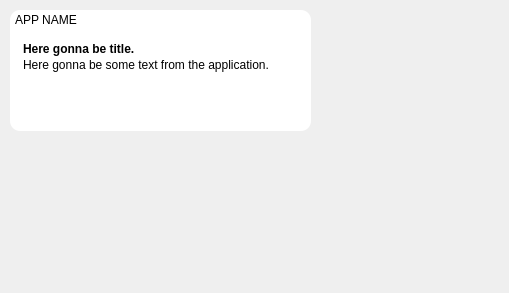
<?xml version="1.0" encoding="UTF-8"?>
<ui version="4.0">
 <class>notification</class>
 <widget class="QWidget" name="notification">
  <property name="geometry">
   <rect>
    <x>0</x>
    <y>0</y>
    <width>509</width>
    <height>293</height>
   </rect>
  </property>
  <property name="windowTitle">
   <string>Form</string>
  </property>
  <property name="windowOpacity">
   <double>0.900000000000000</double>
  </property>
  <property name="defaultOpacity" stdset="0">
   <double>0.800000000000000</double>
  </property>
  <property name="hoveredOpacity" stdset="0">
   <double>0.200000000000000</double>
  </property>
  <property name="defaultBlur" stdset="0">
   <double>1.000000000000000</double>
  </property>
  <property name="hoveredBlur" stdset="0">
   <double>10.000000000000000</double>
  </property>
  <property name="defaultMonitor" stdset="0">
   <number>-1</number>
  </property>
  <property name="endBlur" stdset="0">
   <double>15.000000000000000</double>
  </property>
  <property name="notificationDuration" stdset="0">
   <number>6500</number>
  </property>
  <property name="spawnDuration" stdset="0">
   <number>200</number>
  </property>
  <property name="disappearDuration" stdset="0">
   <number>600</number>
  </property>
  <property name="defaultShadowColor" stdset="0">
   <color>
    <red>0</red>
    <green>0</green>
    <blue>0</blue>
   </color>
  </property>
  <property name="focusedShadowColor" stdset="0">
   <color>
    <red>255</red>
    <green>255</green>
    <blue>255</blue>
   </color>
  </property>
  <property name="textShadowColor" stdset="0">
   <color>
    <red>0</red>
    <green>0</green>
    <blue>0</blue>
   </color>
  </property>
  <widget class="QWidget" name="notification_widget" native="true">
   <property name="geometry">
    <rect>
     <x>0</x>
     <y>0</y>
     <width>321</width>
     <height>141</height>
    </rect>
   </property>
   <widget class="QFrame" name="notification_frame">
    <property name="geometry">
     <rect>
      <x>10</x>
      <y>10</y>
      <width>301</width>
      <height>121</height>
     </rect>
    </property>
    <property name="styleSheet">
     <string notr="true">border-radius: 10px;
background-color: white;
border-style:none;</string>
    </property>
    <property name="frameShape">
     <enum>QFrame::StyledPanel</enum>
    </property>
    <property name="frameShadow">
     <enum>QFrame::Raised</enum>
    </property>
    <property name="lineWidth">
     <number>6</number>
    </property>
    <property name="midLineWidth">
     <number>3</number>
    </property>
    <widget class="QWidget" name="app_title" native="true">
     <property name="geometry">
      <rect>
       <x>0</x>
       <y>0</y>
       <width>301</width>
       <height>29</height>
      </rect>
     </property>
     <property name="styleSheet">
      <string notr="true">background-color:rgba(255, 255, 255, 0);
border-style: none;</string>
     </property>
     <widget class="QWidget" name="layoutWidget">
      <property name="geometry">
       <rect>
        <x>0</x>
        <y>0</y>
        <width>301</width>
        <height>34</height>
       </rect>
      </property>
      <property name="styleSheet">
       <string notr="true">background-color:rgba(255, 255, 255, 0);
border-style: none;</string>
      </property>
      <layout class="QHBoxLayout" name="app_title_layout" stretch="2">
       <property name="spacing">
        <number>6</number>
       </property>
       <property name="sizeConstraint">
        <enum>QLayout::SetFixedSize</enum>
       </property>
       <property name="leftMargin">
        <number>5</number>
       </property>
       <property name="topMargin">
        <number>3</number>
       </property>
       <item>
        <widget class="QLabel" name="app_name_label">
         <property name="minimumSize">
          <size>
           <width>0</width>
           <height>20</height>
          </size>
         </property>
         <property name="maximumSize">
          <size>
           <width>300</width>
           <height>20</height>
          </size>
         </property>
         <property name="styleSheet">
          <string notr="true">background-color:rgba(255, 255, 255, 0);
border-style: none;</string>
         </property>
         <property name="text">
          <string>APP NAME</string>
         </property>
         <property name="alignment">
          <set>Qt::AlignHCenter|Qt::AlignTop</set>
         </property>
        </widget>
       </item>
      </layout>
     </widget>
    </widget>
    <widget class="QWidget" name="body" native="true">
     <property name="geometry">
      <rect>
       <x>0</x>
       <y>30</y>
       <width>301</width>
       <height>91</height>
      </rect>
     </property>
     <property name="styleSheet">
      <string notr="true">background-color:rgba(255, 255, 255, 0);
border-style: none;</string>
     </property>
     <widget class="QWidget" name="layoutWidget_2">
      <property name="geometry">
       <rect>
        <x>0</x>
        <y>0</y>
        <width>301</width>
        <height>94</height>
       </rect>
      </property>
      <property name="styleSheet">
       <string notr="true">background-color:rgba(255, 255, 255, 0);
border-style: none;</string>
      </property>
      <layout class="QHBoxLayout" name="body_layou_vert" stretch="1">
       <property name="spacing">
        <number>3</number>
       </property>
       <property name="sizeConstraint">
        <enum>QLayout::SetMaximumSize</enum>
       </property>
       <property name="leftMargin">
        <number>4</number>
       </property>
       <property name="topMargin">
        <number>0</number>
       </property>
       <property name="bottomMargin">
        <number>3</number>
       </property>
       <item>
        <widget class="QWidget" name="body_widget" native="true">
         <property name="sizePolicy">
          <sizepolicy hsizetype="Ignored" vsizetype="Fixed">
           <horstretch>49</horstretch>
           <verstretch>0</verstretch>
          </sizepolicy>
         </property>
         <property name="minimumSize">
          <size>
           <width>200</width>
           <height>0</height>
          </size>
         </property>
         <property name="maximumSize">
          <size>
           <width>290</width>
           <height>90</height>
          </size>
         </property>
         <property name="sizeIncrement">
          <size>
           <width>500</width>
           <height>0</height>
          </size>
         </property>
         <property name="baseSize">
          <size>
           <width>300</width>
           <height>0</height>
          </size>
         </property>
         <property name="styleSheet">
          <string notr="true">background-color:rgba(255, 255, 255, 0);
border-style: none;</string>
         </property>
         <layout class="QVBoxLayout" name="body_layout" stretch="0,1">
          <property name="spacing">
           <number>2</number>
          </property>
          <property name="sizeConstraint">
           <enum>QLayout::SetNoConstraint</enum>
          </property>
          <property name="topMargin">
           <number>2</number>
          </property>
          <item>
           <widget class="QLabel" name="body_title_label">
            <property name="sizePolicy">
             <sizepolicy hsizetype="Ignored" vsizetype="Preferred">
              <horstretch>0</horstretch>
              <verstretch>0</verstretch>
             </sizepolicy>
            </property>
            <property name="minimumSize">
             <size>
              <width>200</width>
              <height>0</height>
             </size>
            </property>
            <property name="maximumSize">
             <size>
              <width>280</width>
              <height>20</height>
             </size>
            </property>
            <property name="font">
             <font>
              <bold>true</bold>
             </font>
            </property>
            <property name="styleSheet">
             <string notr="true">background-color:rgba(255, 255, 255, 0);
border-style: none;</string>
            </property>
            <property name="text">
             <string>Here gonna be title.</string>
            </property>
            <property name="textFormat">
             <enum>Qt::MarkdownText</enum>
            </property>
            <property name="alignment">
             <set>Qt::AlignLeading|Qt::AlignLeft|Qt::AlignTop</set>
            </property>
           </widget>
          </item>
          <item>
           <widget class="QLabel" name="body_label">
            <property name="sizePolicy">
             <sizepolicy hsizetype="Ignored" vsizetype="Preferred">
              <horstretch>0</horstretch>
              <verstretch>0</verstretch>
             </sizepolicy>
            </property>
            <property name="minimumSize">
             <size>
              <width>0</width>
              <height>64</height>
             </size>
            </property>
            <property name="maximumSize">
             <size>
              <width>300</width>
              <height>64</height>
             </size>
            </property>
            <property name="styleSheet">
             <string notr="true">background-color:rgba(255, 255, 255, 0);
border-style: none;</string>
            </property>
            <property name="text">
             <string>Here gonna be some text from the application.</string>
            </property>
            <property name="textFormat">
             <enum>Qt::MarkdownText</enum>
            </property>
            <property name="scaledContents">
             <bool>false</bool>
            </property>
            <property name="alignment">
             <set>Qt::AlignLeading|Qt::AlignLeft|Qt::AlignTop</set>
            </property>
            <property name="wordWrap">
             <bool>true</bool>
            </property>
           </widget>
          </item>
         </layout>
        </widget>
       </item>
      </layout>
     </widget>
    </widget>
   </widget>
  </widget>
 </widget>
 <resources>
  <include location="../../../../../../tmp/krustyfy/res/themes/default/res.qrc"/>
 </resources>
 <connections/>
</ui>
